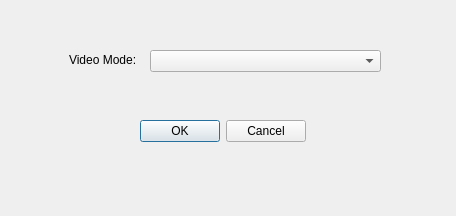
<?xml version="1.0" encoding="UTF-8"?>
<ui version="4.0">
 <class>VideoModeSettingsDialog</class>
 <widget class="QDialog" name="VideoModeSettingsDialog">
  <property name="geometry">
   <rect>
    <x>0</x>
    <y>0</y>
    <width>456</width>
    <height>216</height>
   </rect>
  </property>
  <property name="minimumSize">
   <size>
    <width>456</width>
    <height>216</height>
   </size>
  </property>
  <property name="maximumSize">
   <size>
    <width>456</width>
    <height>216</height>
   </size>
  </property>
  <property name="windowTitle">
   <string>Dialog</string>
  </property>
  <widget class="QComboBox" name="videoModeComboBox">
   <property name="geometry">
    <rect>
     <x>150</x>
     <y>50</y>
     <width>231</width>
     <height>22</height>
    </rect>
   </property>
   <property name="sizePolicy">
    <sizepolicy hsizetype="Preferred" vsizetype="Fixed">
     <horstretch>0</horstretch>
     <verstretch>0</verstretch>
    </sizepolicy>
   </property>
  </widget>
  <widget class="QDialogButtonBox" name="buttonBox">
   <property name="geometry">
    <rect>
     <x>140</x>
     <y>120</y>
     <width>166</width>
     <height>22</height>
    </rect>
   </property>
   <property name="orientation">
    <enum>Qt::Horizontal</enum>
   </property>
   <property name="standardButtons">
    <set>QDialogButtonBox::Cancel|QDialogButtonBox::Ok</set>
   </property>
   <property name="centerButtons">
    <bool>true</bool>
   </property>
  </widget>
  <widget class="QLabel" name="VideoModeLabe">
   <property name="geometry">
    <rect>
     <x>69</x>
     <y>52</y>
     <width>77</width>
     <height>16</height>
    </rect>
   </property>
   <property name="text">
    <string>Video Mode:</string>
   </property>
  </widget>
 </widget>
 <resources/>
 <connections>
  <connection>
   <sender>buttonBox</sender>
   <signal>accepted()</signal>
   <receiver>VideoModeSettingsDialog</receiver>
   <slot>accept()</slot>
   <hints>
    <hint type="sourcelabel">
     <x>248</x>
     <y>254</y>
    </hint>
    <hint type="destinationlabel">
     <x>157</x>
     <y>274</y>
    </hint>
   </hints>
  </connection>
  <connection>
   <sender>buttonBox</sender>
   <signal>rejected()</signal>
   <receiver>VideoModeSettingsDialog</receiver>
   <slot>reject()</slot>
   <hints>
    <hint type="sourcelabel">
     <x>316</x>
     <y>260</y>
    </hint>
    <hint type="destinationlabel">
     <x>286</x>
     <y>274</y>
    </hint>
   </hints>
  </connection>
 </connections>
</ui>
